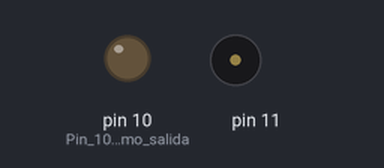
The sketch below on a simulated Arduino Uno, built with avr-gcc and run on an emulated ATmega328P. Parts: output pins drawn as LEDs (lit = HIGH), buzzer (waves = sounding).

Above: at 0.1 s.
At 19.1 s:
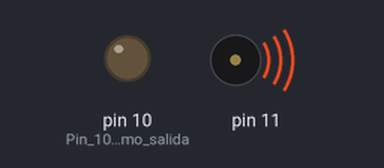
At 20.6 s:
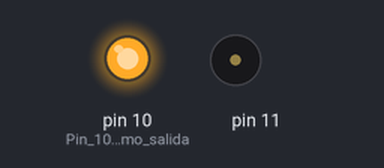
Timing chart, 0 to 22.1 s (numbered marks = the images above):
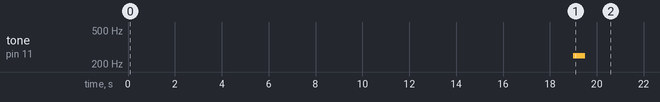

The sketch:

Practica_5_parte_3.ino
```cpp
/*

   Fundacion Kinal
   Centro educativo tecnico laboral Kinal
   Quinto perito
   Quinto electronica
   Codigo Tecnico: EB4AM
   Curso: Taller de electronica digital y reparacion de computadoras I
   Proyecto:  Lanzamiento de un misil
   Dev: Ricardo Andres Rodriguez de León-2023100
   Fecha: 3 de Mayo
*/

/*
segA = 2;
segB = 3;
segC = 4;
segD = 5;
segE = 6;
segF = 7;
segG = 8;
*/
  const int eH = 250;


  void displaySequence() {  //muestra el numero 9
  int pins[5] = {2,3,4,7,8};
  for (int i = 0; i < 5; i++) {
    digitalWrite(pins[i], HIGH);
  }
  delay(1000);
  for (int i = 5; i >= 0; i--) {
    digitalWrite(pins[i], LOW);
  }
  delay(1000);
}

  void displaySequence_1() {  //muestra el numero 8
  int pins[7] = {2,3,4,5,6,7,8};
  for (int i = 0; i < 7; i++) {
    digitalWrite(pins[i], HIGH);
  }
  delay(1000);
  for (int i = 7; i >= 0; i--) {
    digitalWrite(pins[i], LOW);
  }
  delay(1000);
}

void displaySequence_2() {  //muestra el numero 7
  int pins[3] = {2,3,4};
  for (int i = 0; i < 3; i++) {
    digitalWrite(pins[i], HIGH);
  }
  delay(1000);
  for (int i = 3; i >= 0; i--) {
    digitalWrite(pins[i], LOW);
  }
  delay(1000);
}

  void displaySequence_3() {  //muestra el numero 6
  int pins[5] = {4,5,6,7,8};
  for (int i = 0; i < 5; i++) {
    digitalWrite(pins[i], HIGH);
  }
  delay(1000);
  for (int i = 5; i >= 0; i--) {
    digitalWrite(pins[i], LOW);
  }
  delay(1000);
}

  void displaySequence_4() {   //muestra el numero 5
  int pins_1[5] = {2,4,5,7,8};
  for (int i = 0; i < 5; i++) {
    digitalWrite(pins_1[i], HIGH);
  }
  delay(1000);
  for (int i = 5; i >= 0; i--) {
    digitalWrite(pins_1[i], LOW);
  }
  delay(1000);
}

  void displaySequence_5() {   //muestra el numero 4
  int pins_1[4] = {3,4,7,8};
  for (int i = 0; i < 4; i++) {
    digitalWrite(pins_1[i], HIGH);
  }
  delay(1000);
  for (int i = 4; i >=0 ; i--) {
    digitalWrite(pins_1[i], LOW);
  }
  delay(1000);
}

  void displaySequence_6() {   //muestra el numero 3
  int pins_1[5] = {2,3,4,5,8};
  for (int i = 0; i < 5; i++) {
    digitalWrite(pins_1[i], HIGH);
  }
  delay(1000);
  for (int i = 5; i >= 0; i--) {
    digitalWrite(pins_1[i], LOW);
  }
  delay(1000);
}

  void displaySequence_7() {   //muestra el numero 2
  int pins_1[5] = {2,3,5,6,8};
  for (int i = 0; i < 5; i++) {
    digitalWrite(pins_1[i], HIGH);
  }
  delay(1000);
  for (int i = 5; i >= 0; i--) {
    digitalWrite(pins_1[i], LOW);
  }
  delay(1000);
}

  void displaySequence_8() {   //muestra el numero 1
  int pins_1[2] = {3,4};
  for (int i = 0; i < 2; i++) {
    digitalWrite(pins_1[i], HIGH);
  }
  delay(1000);
  for (int i = 2; i >= 0; i--) {
    digitalWrite(pins_1[i], LOW);
  }
    delay(1000);
  }

  void displaySequence_9() {   //muestra el numero 0
  int pins_1[6] = {2,3,4,5,6,7};
  for (int i = 0; i < 6; i++) {
    digitalWrite(pins_1[i], HIGH);
  }
  delay(1000);
  for (int i = 6; i >= 0; i--) {
    digitalWrite(pins_1[i], LOW);

  }
    tone(11, 250, 500);
    delay(500);
    noTone(11);
    delay(1000);
  }


void beep(int note, int duration)
{}
void setup(){


   pinMode(10, OUTPUT); //Pin 10 como salida
   digitalWrite(10, LOW);
   pinMode(11, OUTPUT);
   displaySequence();
   displaySequence_1();
   displaySequence_2();
   displaySequence_3();
   displaySequence_4();
   displaySequence_5();
   displaySequence_6();
   displaySequence_7();
   displaySequence_8();
   displaySequence_9();
  digitalWrite(10, HIGH);
  delay(5000);
  }

void loop(){
}
```
